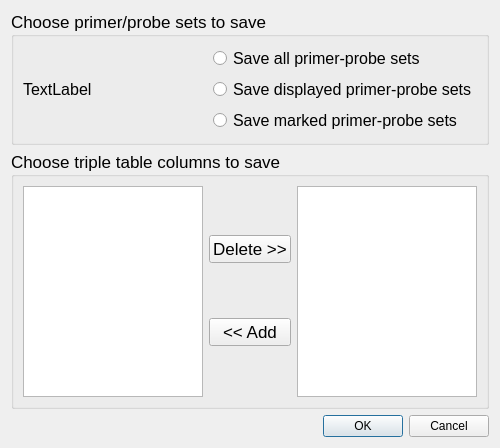
<?xml version="1.0" encoding="UTF-8"?>
<ui version="4.0">
 <class>TripleSaveExcelDlg</class>
 <widget class="QDialog" name="TripleSaveExcelDlg">
  <property name="geometry">
   <rect>
    <x>0</x>
    <y>0</y>
    <width>500</width>
    <height>448</height>
   </rect>
  </property>
  <property name="windowTitle">
   <string>Dialog</string>
  </property>
  <layout class="QGridLayout" name="gridLayout_3">
   <item row="0" column="0">
    <widget class="QGroupBox" name="groupBox">
     <property name="font">
      <font>
       <pointsize>13</pointsize>
      </font>
     </property>
     <property name="title">
      <string>Choose primer/probe sets to save</string>
     </property>
     <layout class="QGridLayout" name="gridLayout">
      <item row="0" column="0">
       <layout class="QHBoxLayout" name="horizontalLayout">
        <item>
         <widget class="QLabel" name="label">
          <property name="font">
           <font>
            <pointsize>12</pointsize>
           </font>
          </property>
          <property name="text">
           <string>TextLabel</string>
          </property>
         </widget>
        </item>
        <item>
         <layout class="QVBoxLayout" name="verticalLayout">
          <item>
           <widget class="QRadioButton" name="radioButton_all">
            <property name="font">
             <font>
              <pointsize>12</pointsize>
             </font>
            </property>
            <property name="text">
             <string>Save all primer-probe sets</string>
            </property>
           </widget>
          </item>
          <item>
           <widget class="QRadioButton" name="radioButton_displayed">
            <property name="font">
             <font>
              <pointsize>12</pointsize>
             </font>
            </property>
            <property name="text">
             <string>Save displayed primer-probe sets</string>
            </property>
           </widget>
          </item>
          <item>
           <widget class="QRadioButton" name="radioButton_marked">
            <property name="font">
             <font>
              <pointsize>12</pointsize>
             </font>
            </property>
            <property name="text">
             <string>Save marked primer-probe sets</string>
            </property>
           </widget>
          </item>
         </layout>
        </item>
       </layout>
      </item>
     </layout>
    </widget>
   </item>
   <item row="1" column="0">
    <widget class="QGroupBox" name="groupBox_2">
     <property name="font">
      <font>
       <pointsize>13</pointsize>
      </font>
     </property>
     <property name="title">
      <string>Choose triple table columns to save</string>
     </property>
     <layout class="QGridLayout" name="gridLayout_2">
      <item row="0" column="0">
       <layout class="QHBoxLayout" name="horizontalLayout_2">
        <item>
         <widget class="QListWidget" name="listWidget_add">
          <property name="selectionMode">
           <enum>QAbstractItemView::ExtendedSelection</enum>
          </property>
         </widget>
        </item>
        <item>
         <layout class="QVBoxLayout" name="verticalLayout_2">
          <item>
           <widget class="QPushButton" name="pushButton_delete">
            <property name="text">
             <string>Delete &gt;&gt;</string>
            </property>
           </widget>
          </item>
          <item>
           <widget class="QPushButton" name="pushButton_add">
            <property name="text">
             <string>&lt;&lt; Add</string>
            </property>
           </widget>
          </item>
         </layout>
        </item>
        <item>
         <widget class="QListWidget" name="listWidget_delete">
          <property name="selectionMode">
           <enum>QAbstractItemView::ExtendedSelection</enum>
          </property>
         </widget>
        </item>
       </layout>
      </item>
     </layout>
    </widget>
   </item>
   <item row="2" column="0">
    <widget class="QDialogButtonBox" name="buttonBox">
     <property name="orientation">
      <enum>Qt::Horizontal</enum>
     </property>
     <property name="standardButtons">
      <set>QDialogButtonBox::Cancel|QDialogButtonBox::Ok</set>
     </property>
    </widget>
   </item>
  </layout>
 </widget>
 <resources/>
 <connections>
  <connection>
   <sender>buttonBox</sender>
   <signal>accepted()</signal>
   <receiver>TripleSaveExcelDlg</receiver>
   <slot>accept()</slot>
   <hints>
    <hint type="sourcelabel">
     <x>257</x>
     <y>438</y>
    </hint>
    <hint type="destinationlabel">
     <x>157</x>
     <y>274</y>
    </hint>
   </hints>
  </connection>
  <connection>
   <sender>buttonBox</sender>
   <signal>rejected()</signal>
   <receiver>TripleSaveExcelDlg</receiver>
   <slot>reject()</slot>
   <hints>
    <hint type="sourcelabel">
     <x>325</x>
     <y>438</y>
    </hint>
    <hint type="destinationlabel">
     <x>286</x>
     <y>274</y>
    </hint>
   </hints>
  </connection>
  <connection>
   <sender>pushButton_add</sender>
   <signal>clicked()</signal>
   <receiver>TripleSaveExcelDlg</receiver>
   <slot>addColumn()</slot>
   <hints>
    <hint type="sourcelabel">
     <x>238</x>
     <y>319</y>
    </hint>
    <hint type="destinationlabel">
     <x>5</x>
     <y>319</y>
    </hint>
   </hints>
  </connection>
  <connection>
   <sender>pushButton_delete</sender>
   <signal>clicked()</signal>
   <receiver>TripleSaveExcelDlg</receiver>
   <slot>deleteColumn()</slot>
   <hints>
    <hint type="sourcelabel">
     <x>249</x>
     <y>216</y>
    </hint>
    <hint type="destinationlabel">
     <x>-11</x>
     <y>166</y>
    </hint>
   </hints>
  </connection>
 </connections>
 <slots>
  <slot>addColumn()</slot>
  <slot>deleteColumn()</slot>
 </slots>
</ui>
